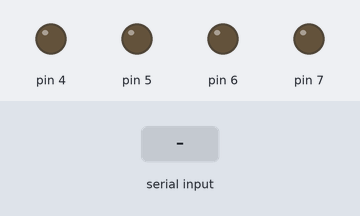
The sketch below on a simulated Arduino Uno, built with avr-gcc and run on an emulated ATmega328P. On the bench: output pins drawn as LEDs (lit = HIGH). The inputs (shaded band) are chosen by the test bench.

Above: at 1.2 s.
1.3 s: "F" received over Serial
At 2.4 s:
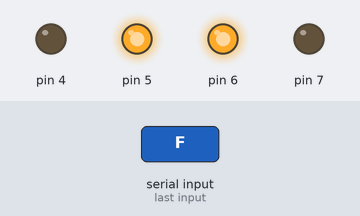
2.8 s: "B" received over Serial
At 3.5 s:
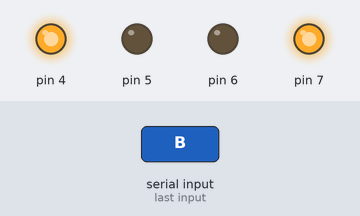
4.3 s: "L" received over Serial
At 4.7 s:
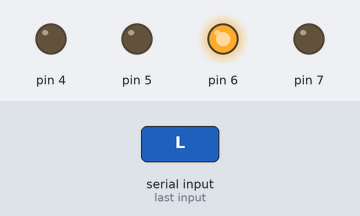
5.8 s: "R" received over Serial
At 7.0 s:
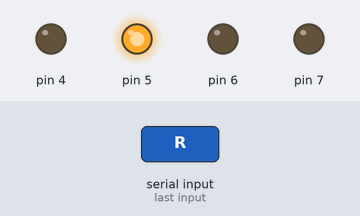
7.3 s: "S" received over Serial
At 8.2 s:
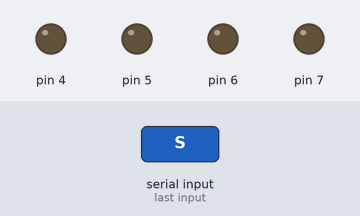
Timing chart, 0 to 9.8 s (numbered marks = the images above; inputs shaded):
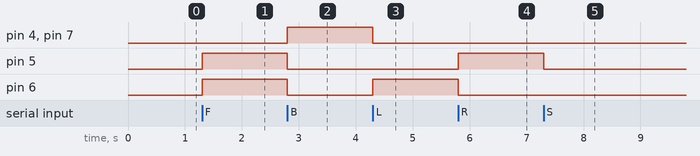

Measured:
- after the input at 1.3 s, pin 5, pin 6: LOW → HIGH at once
- after the input at 2.8 s, pin 4, pin 7: LOW → HIGH at once; pin 5, pin 6: HIGH → LOW at once
- after the input at 4.3 s, pin 4, pin 7: HIGH → LOW at once; pin 6: LOW → HIGH at once
- after the input at 5.8 s, pin 5: LOW → HIGH at once; pin 6: HIGH → LOW at once
- after the input at 7.3 s, pin 5: HIGH → LOW at once

The sketch:

ideas_gym.ino
```cpp
void back(){

digitalWrite(4,HIGH);
  digitalWrite(5,LOW);
  digitalWrite(6,LOW);
  digitalWrite(7,HIGH);

}

void forward(){

digitalWrite(4,LOW);
  digitalWrite(5,HIGH);
  digitalWrite(6,HIGH);
  digitalWrite(7,LOW);

}


void Left(){

digitalWrite(4,LOW);
  digitalWrite(5,LOW);
  digitalWrite(6,HIGH);
  digitalWrite(7,LOW);

}

void Right(){

digitalWrite(4,LOW);
  digitalWrite(5,HIGH);
  digitalWrite(6,LOW);
  digitalWrite(7,LOW);

}

void Stop(){

digitalWrite(4,LOW);
  digitalWrite(5,LOW);
  digitalWrite(6,LOW);
  digitalWrite(7,LOW);

}

void setup() {
  // put your setup code here, to run once:
  pinMode(4,OUTPUT);
  pinMode(5,OUTPUT);
  pinMode(6,OUTPUT);
  pinMode(7,OUTPUT);
Serial.begin(9600);
}

void loop() {
 char data;
  // put your main code here, to run repeatedly:

  if(Serial.available()>0){

data=Serial.read();

  }

  if(data=='F'){

 forward();

  }

    if(data=='B'){

 back();

  }

   if(data=='L'){

 Left();

  }

if(data=='R'){

Right();

  }

  if(data=='S'){

Stop();

  }


}
```
